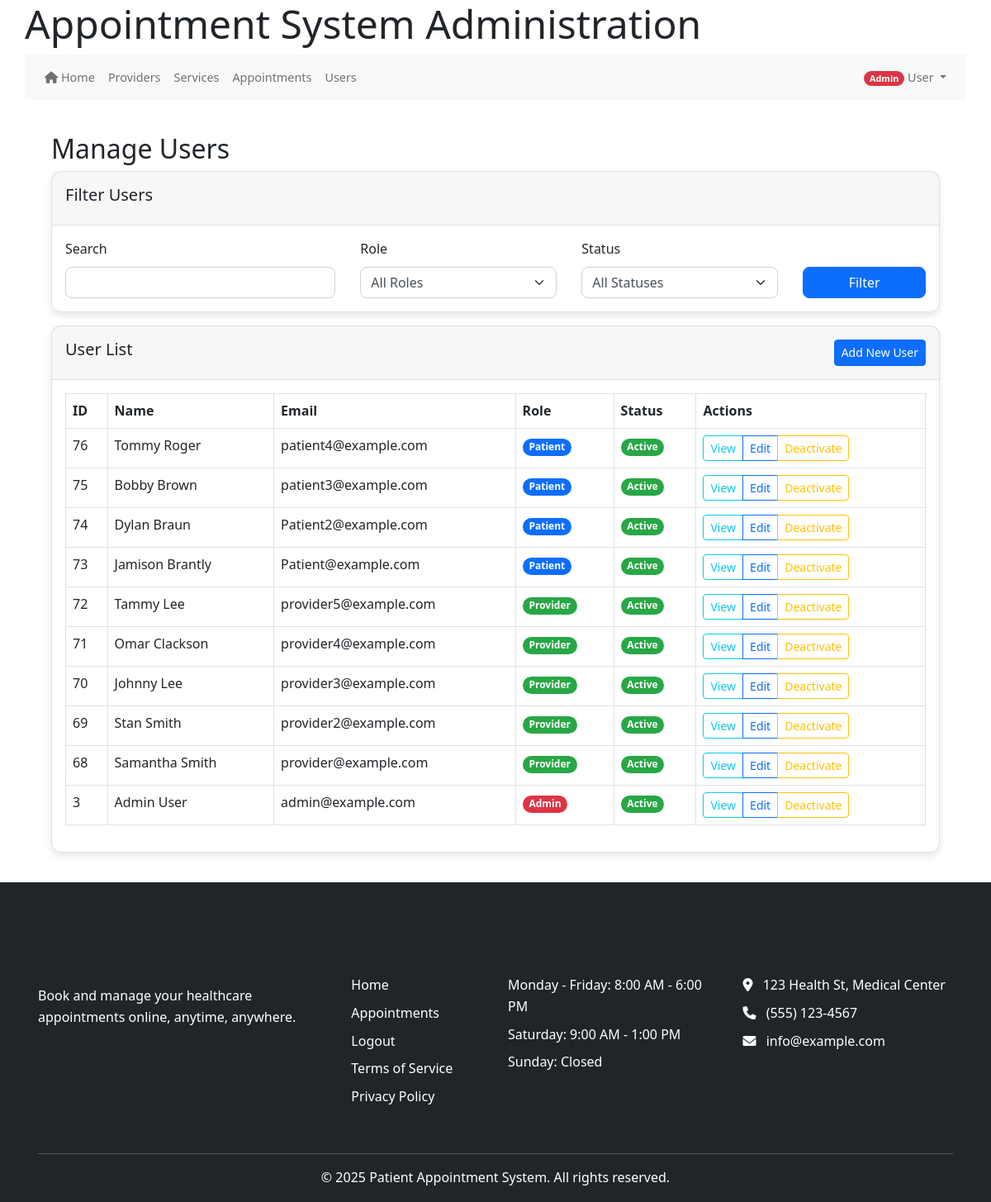
The page /index.php/admin/users (signed in) on the database its author committed.
### tables this page shows
CREATE TABLE IF NOT EXISTS `users` (
  `user_id` int(11) NOT NULL AUTO_INCREMENT,
  `email` varchar(255) NOT NULL,
  `password_hash` varchar(255) NOT NULL,
  `first_name` varchar(100) NOT NULL,
  `last_name` varchar(100) NOT NULL,
  `phone` varchar(20) DEFAULT NULL,
  `role` enum('patient','provider','admin','staff') NOT NULL,
  `is_active` tinyint(1) DEFAULT 1,
  `is_verified` tinyint(1) DEFAULT 0,
  `email_verified_at` datetime DEFAULT NULL,
  `created_at` datetime DEFAULT current_timestamp(),
  `last_login` datetime DEFAULT NULL,
  `verification_token` varchar(64) DEFAULT NULL,
  `reset_token` varchar(64) DEFAULT NULL,
  `reset_token_expires` datetime DEFAULT NULL,
  `token_expires` datetime DEFAULT NULL,
  `password_change_required` tinyint(1) DEFAULT 0,
  PRIMARY KEY (`user_id`)
);

### core/helpers.php (called while the page is built, shortened)
<?php
function base_url($path = '') {
    $protocol = isset($_SERVER['HTTPS']) && $_SERVER['HTTPS'] !== 'off' ? 'https' : 'http';
    $host = $_SERVER['HTTP_HOST'] ?? 'localhost';
    $script_name = $_SERVER['SCRIPT_NAME'];
    $base_dir = dirname($script_name);
    $base_url = "{$protocol}://{$host}{$base_dir}";
    $base_url = rtrim($base_url, '/');
    $path = ltrim($path, '/');
    return $path ? "{$base_url}/{$path}" : $base_url;
}

### public_html/bootstrap.php (called while the page is built, shortened)
<?php
require_once APP_ROOT . '/core/helpers.php';
require_once CORE_PATH . '/helpers.php';
function get_db() {
    static $db = null;
    if ($db === null) {
        if (defined('DB_HOST') && defined('DB_USER') && defined('DB_PASS') && defined('DB_NAME')) {
            $db = new mysqli(DB_HOST, DB_USER, DB_PASS, DB_NAME);
            $db->set_charset('utf8mb4');
        } else {
            throw new Exception("Database constants not defined");
        }
    }
    return $db;
}
return true;

### models/User.php (called while the page is built, shortened)
<?php
class User {
    private $db;
    public function __construct($db) {
        $this->db = $db;
    }
    public function getAllUsersWithFilters($whereClause = "", $params = []) {
        try {
            $sql = "SELECT * FROM users $whereClause ORDER BY user_id DESC";
            if (empty($params)) {
                $stmt = $this->db->query($sql);
                return $stmt->fetch_all(MYSQLI_ASSOC);
            }
        } catch (Exception $e) {
            error_log("Get users error: " . $e->getMessage());
            return [];
        }
    }
}
?>

### views/admin/users.php (the view, shortened to what this page needs)
<?php include VIEW_PATH . '/partials/header.php'; ?>
<div class="container">
    <h2>Manage Users</h2>
    <div class="card mb-3">
        <div class="card-header">
            <h5>Filter Users</h5>
        </div>
        <div class="card-body">
            <form action="<?= base_url('index.php/admin/users') ?>" method="get" class="row g-3">
                <div class="col-md-4">
                    <label for="search" class="form-label">Search</label>
                    <input type="text" class="form-control" id="search" name="search"
                        value="<?= isset($_GET['search']) ? htmlspecialchars($_GET['search']) : '' ?>">
                </div>
                <div class="col-md-3">
                    <label for="role" class="form-label">Role</label>
                    <select class="form-select" id="role" name="role">
                        <option value="">All Roles</option>
                    </select>
                </div>
                <div class="col-md-3">
                    <label for="status" class="form-label">Status</label>
                    <select class="form-select" id="status" name="status">
                        <option value="">All Statuses</option>
                    </select>
                </div>
                <div class="col-md-2 d-flex align-items-end">
                    <button type="submit" class="btn btn-primary w-100">Filter</button>
                </div>
            </form>
        </div>
    </div>
    <div class="row mb-3">
        <div class="col-md-12">
            <div class="card">
                <div class="card-header d-flex justify-content-between">
                    <h5>User List</h5>
                    <button type="button" class="btn btn-primary btn-sm" data-bs-toggle="modal" data-bs-target="#addUserModal">
                        Add New User
                    </button>
                </div>
                <div class="card-body">
                    <div class="table-responsive">
                        <table class="table table-bordered table-hover">
                            <thead>
                                <tr>
                                    <th>ID</th>
                                    <th>Name</th>
                                    <th>Email</th>
                                    <th>Role</th>
                                    <th>Status</th>
                                    <th>Actions</th>
                                </tr>
                            </thead>
                            <tbody>
                                <?php foreach ($users as $user): ?>
                                <tr>
                                    <td><?= $user['user_id'] ?></td>
                                    <td><?= htmlspecialchars($user['first_name'] . ' ' . $user['last_name']) ?></td>
                                    <td><?= htmlspecialchars($user['email']) ?></td>
                                    <td><span class="badge bg-<?= $user['role'] === 'admin' ? 'danger' : ($user['role'] === 'provider' ? 'success' : 'primary') ?>"><?= ucfirst($user['role']) ?></span></td>
                                    <td><?= $user['is_active'] ? '<span class="badge bg-success">Active</span>' : '<span class="badge bg-secondary">Inactive</span>' ?></td>
                                    <td>
                                        <div class="btn-group btn-group-sm">
                                            <a href="<?= base_url('index.php/admin/users/view/' . $user['user_id']) ?>" class="btn btn-outline-info">View</a>
                                            <a href="<?= base_url('index.php/admin/users/edit/' . $user['user_id']) ?>" class="btn btn-outline-primary">Edit</a>
                                            <?php if ($user['is_active']): ?>
                                                <button type="button" class="btn btn-outline-warning" data-bs-toggle="modal" data-bs-target="#deleteUserModal<?= $user['user_id'] ?>">Deactivate</button>
                                            <?php else: ?>
                                                <button type="button" class="btn btn-outline-success" data-bs-toggle="modal" data-bs-target="#deleteUserModal<?= $user['user_id'] ?>">Activate</button>
                                            <?php endif; ?>
                                        </div>
                                    </td>
                                </tr>
                                <?php endforeach; ?>
                            </tbody>
                        </table>
                    </div>
                </div>
            </div>
        </div>
    </div>
</div>
<?php include VIEW_PATH . '/partials/footer.php'; ?>

### views/partials/header.php (style rules this page uses)
body { padding-top: 20px; padding-bottom: 20px; font-family: 'Segoe UI', Tahoma, Geneva, Verdana, sans-serif; }
.card { margin-bottom: 20px; border-radius: 12px; box-shadow: 0 4px 8px rgba(0,0,0,0.1) !important; transition: none !important; }

### views/partials/footer.php (style rules this page uses)
html, body { height: 100%; margin: 0; padding: 0; }
body { display: flex; flex-direction: column; min-height: 100vh; }
.container { flex: 1 0 auto; }

### rows shown on the page
users: user_id "76", first_name+last_name "Tommy Roger", email "patient4@example.com", role "Patient", is_active "Active"
users: user_id "75", first_name+last_name "Bobby Brown", email "patient3@example.com", role "Patient", is_active "Active"
users: user_id "74", first_name+last_name "Dylan Braun", email "Patient2@example.com", role "Patient", is_active "Active"
users: user_id "73", first_name+last_name "Jamison Brantly", email "Patient@example.com", role "Patient", is_active "Active"
users: user_id "72", first_name+last_name "Tammy Lee", email "provider5@example.com", role "Provider", is_active "Active"
users: user_id "71", first_name+last_name "Omar Clackson", email "provider4@example.com", role "Provider", is_active "Active"
users: user_id "70", first_name+last_name "Johnny Lee", email "provider3@example.com", role "Provider", is_active "Active"
users: user_id "69", first_name+last_name "Stan Smith", email "provider2@example.com", role "Provider", is_active "Active"
users: user_id "68", first_name+last_name "Samantha Smith", email "provider@example.com", role "Provider", is_active "Active"
users: user_id "3", first_name+last_name "Admin User", email "admin@example.com", role "Admin", is_active "Active"

### other values the page prints
$userRole "Admin"
$userName "User"
